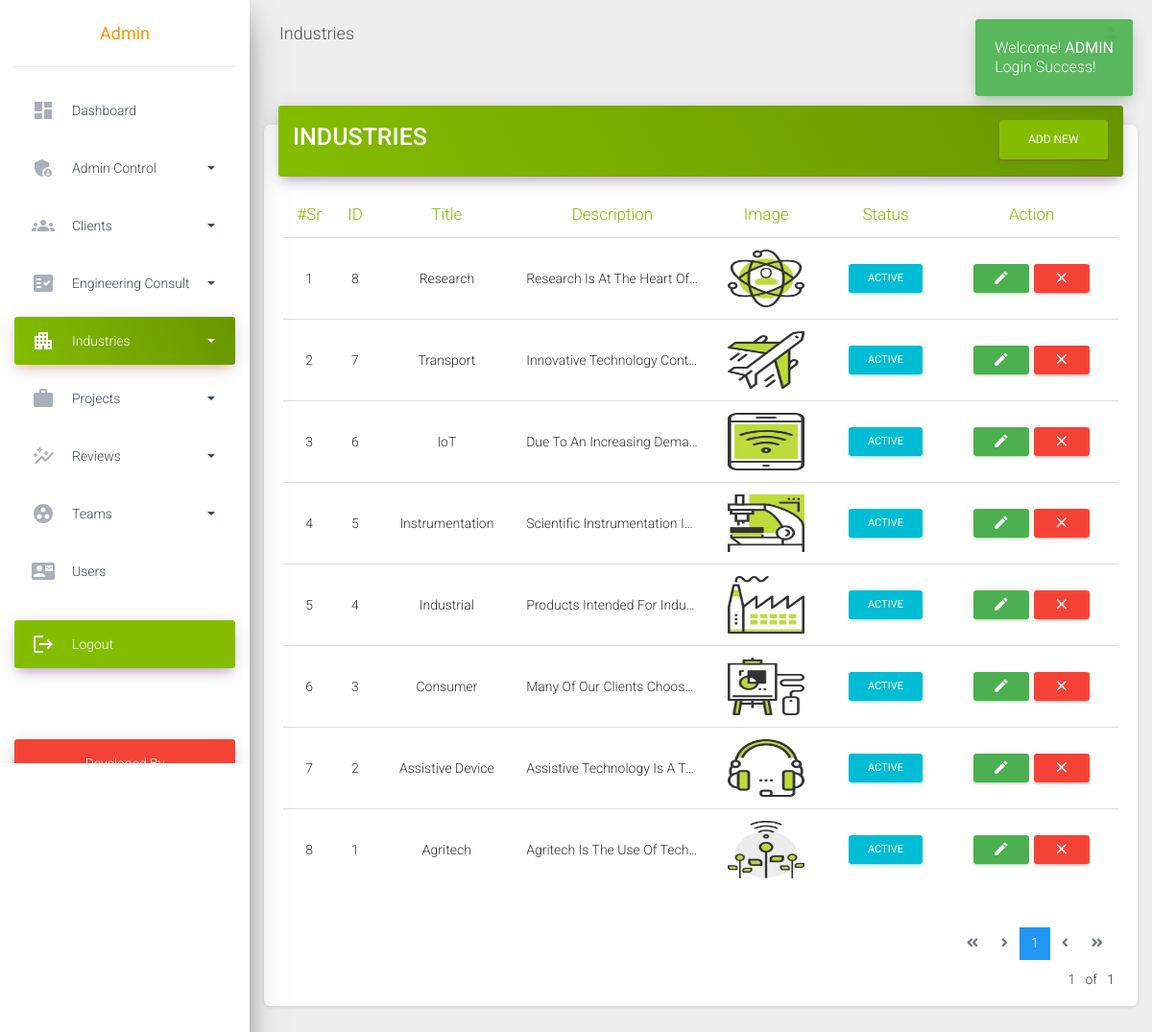
The app's page /admin/industries.php (signed in) with its own data.
### tables this page shows
CREATE TABLE `industries` (
  `id` int(11) NOT NULL,
  `title` varchar(255) NOT NULL,
  `description` text NOT NULL,
  `image` varchar(255) NOT NULL,
  `status` tinyint(4) NOT NULL,
  `added_on` timestamp NOT NULL DEFAULT current_timestamp() ON UPDATE current_timestamp()
);

### inc/tables.php (called while the page is built, shortened)
<?php
if($page_name =='industries' || $page_name =='manage-industries'){
    $table = 'industries';
}
?>

### inc/function.php (called while the page is built, shortened)
<?php
$page_name = basename($_SERVER['PHP_SELF'], ".php");
?>

### inc/getData.php (called while the page is built, shortened)
<?php
require_once("tables.php");
$Show_record_per_page = 25;
$page_start = 0;
$serial = 1;
if(!isset($_GET["p"]) && $table=='product'){
  $sql = " SELECT `$table`.*,`categories`.`categories`,`sub_categories`.`sub_categories` FROM `$table`,`categories`,`sub_categories` WHERE `$table`.`categories_id`=`categories`.`id` AND `$table`.`sub_categories_id`= `sub_categories`.`id` ORDER BY `$table`.`id` DESC LIMIT $Show_record_per_page ";
}
elseif(!isset($_GET["p"]) && $table=='sub_categories'){
  $sql = " SELECT `$table`.*,`categories`.`categories` FROM `$table`,`categories` WHERE `$table`.`categories_id`=`categories`.`id` ORDER BY `$table`.`id` DESC LIMIT $Show_record_per_page";
}
elseif(!isset($_GET["p"]) && $table=='orders'){
    $sql = "SELECT `orders`.*, `orders_status`.`name` as `order_status_str` FROM `orders`,`orders_status` WHERE`orders_status`.`id`=`orders`.`order_status` ORDER BY `orders`.`id` DESC LIMIT $page_start ,$Show_record_per_page";
 }
elseif(isset($_GET["p"]) && $table=='orders'){
  $sql = "SELECT `orders`.*, `orders_status`.`name` as `order_status_str` FROM `orders`,`orders_status` WHERE`orders_status`.`id`=`orders`.`order_status` ORDER BY `orders`.`id` DESC LIMIT $page_start ,$Show_record_per_page";
}
elseif(isset($_GET["p"]) && $table=='sub_categories'){
  $sql = " SELECT `$table`.*,`categories`.`categories` FROM `$table`,`categories` WHERE `$table`.`categories_id`=`categories`.`id` ORDER BY `$table`.`id` DESC LIMIT $page_start ,$Show_record_per_page";
}
else{
  $sql = "SELECT * FROM `$table` ORDER BY `id` desc LIMIT $page_start ,$Show_record_per_page";
}
?>

### admin/industries.php (the view, shortened to what this page needs)
<?php
require( "../inc/top-dashboard.php" );
require( "../inc/getData.php" );
?>
<div class = "wrapper">
<?php require( "../inc/sidebar.php" );
?>
<div class = "main-panel">
<?php require( "../inc/top-navbar.php" );
?>
<div class = "content">
<?php
if ( isset( $_SESSION["msg"] ) ) {
    echo $_SESSION["msg"];
}
?>
<div class = "container-fluid px-0">
<div class = "col-12 px-0">
<div class = "card">
<div class = "card-header card-header-primary">
<h3 class = "card-title float-left text-uppercase font-weight-bold">Industries
</h3>
<a href = "manage-industries" class = "card-title float-right btn btn-primary">Add
New
</a>
</div>
<div class = "card-body table-responsive">
<?php
$res = mysqli_query($con,$sql);
if(mysqli_num_rows($res)>0){
?>
<table class = "table table-hover text-center text-capitalize">
<thead class = "text-primary">
<th>#sr</th>
<th>ID</th>
<th>Title</th>
<th>Description</th>
<th>Image</th>
<th>Status</th>
<th>Action</th>
</thead>
<tbody>
<?php
    while($row = mysqli_fetch_array($res)){
?>
        <tr>
        <td><?php echo $serial;?></td>
        <td><?php echo $row["id"];
        ?></td>
        <td title = "<?php if($row["title"]!=""){ echo $row["title"];}else{ echo "Empty";}?>" rel = "tooltip" class = "  text-truncate btn-tooltip" tab-index="0"
        style = "max-width: 150px;"><?php if($row["title"]!=""){ echo $row["title"];}else{ echo "Empty";}?></td>
        <td title = "<?php if($row["description"]!=""){ echo $row["description"];}else{ echo "Empty";}?>" rel = "tooltip" class = "  text-truncate btn-tooltip" tab-index="0"
        style = "max-width: 150px;"><?php if($row["description"]!=""){ echo $row["description"];}else{ echo "Empty";}?></td>
        <td><img src = "../assets/media/industries/<?php echo $row["image"]; ?>"
        alt = "<?php echo $row["image"]; ?>" title = "<?php echo $row["image"]; ?>"
        rel = "tooltip" style = "height: 60px; width:80px;"></td>
        <td><?php if ( $row["status"] == 1 ) {
            echo "<a href='?type=status&operation=deactive&id=" . $row['id'] . "'  class='btn btn-info btn-sm text-white btn-tooltip' tab-index='0' rel='tooltip' title='Click To Deactivate'>Active</a>";
        } else {
            echo "<a href='?type=status&operation=active&id=" . $row['id'] . "' class='btn btn-warning btn-sm text-white btn-tooltip' tab-index='0' rel='tooltip' title='Click To Activate'>Deactive</a>";
        }
        ?></td>
        <td>
        <a href = "manage-industries?id=<?php echo $row['id'] ?>"
        class = "btn btn-success btn-sm text-white btn-tooltip" tab-index="0" rel = "tooltip" title = "Edit"><i
        class = "material-icons">create</i></a>
       <?php if (isset($_SESSION["ADMIN_ROLE"]) && $_SESSION["ADMIN_ROLE"] == "1") {
                    ?>
        <a href = "?type=delete&id=<?php echo $row['id'] ?>"
        class = "text-white btn btn-danger btn-sm del btn-tooltip" id="btn_delete" tab-index="0" rel = "tooltip"
        title = "Delete"><i class = "material-icons">close</i></a>
        <?php }?>
        </td>
        </tr>
        <?php
        $serial++;
    }
?>
</tbody>
</table>
</div>
<?php
require_once("../inc/pagination.php");
}else{
    echo '  <div class="btn btn-lg w-100 btn-primary bg-gradient-primary text-white">
    <strong>SORRY! </strong> No Data Found </div>';
}
 ?>
</div>
</div>
</div>
</div>
</div>
</div>
<?php
require( "../inc/footer-dashboard.php" );
?>

### assets/css/custom-dashboard.css (style rules this page uses)
.msg { position: absolute; top: 20px; z-index: 9999; padding: 20px!important; width: auto; max-width: 300px; right: 20px; display: block; text-transform: capitalize; }

### records on screen
industries: id "8", title "Research", description "Research Is At The Heart Of…", image (picture)
industries: id "7", title "Transport", description "Innovative Technology Cont…", image (picture)
industries: id "6", title "IoT", description "Due To An Increasing Dema…", image (picture)
industries: id "5", title "Instrumentation", description "Scientific Instrumentation I…", image (picture)
industries: id "4", title "Industrial", description "Products Intended For Indu…", image (picture)
industries: id "3", title "Consumer", description "Many Of Our Clients Choos…", image (picture)
industries: id "2", title "Assistive Device", description "Assistive Technology Is A T…", image (picture)
industries: id "1", title "Agritech", description "Agritech Is The Use Of Tech…", image (picture)

### other values on screen
$_SESSION["ADMIN_USERNAME"] "Admin"
$page_title "Industries"
$_SESSION["msg"] "Welcome! ADMIN Login Success!"
$current_page "1"
$pagination "1"
